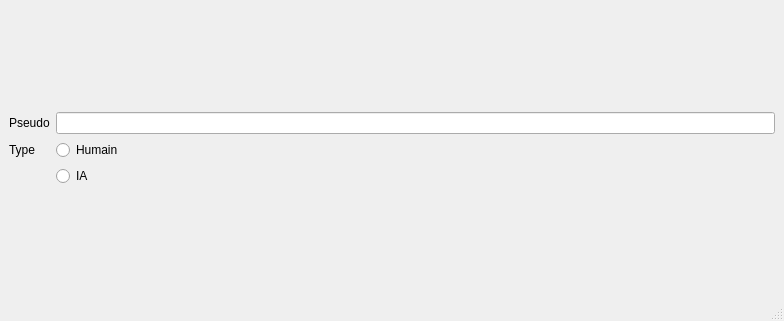
<?xml version="1.0" encoding="UTF-8"?>
<ui version="4.0">
 <class>NouveauJoueur</class>
 <widget class="QMainWindow" name="NouveauJoueur">
  <property name="geometry">
   <rect>
    <x>0</x>
    <y>0</y>
    <width>784</width>
    <height>321</height>
   </rect>
  </property>
  <property name="windowTitle">
   <string>MainWindow</string>
  </property>
  <widget class="QWidget" name="centralwidget">
   <layout class="QGridLayout" name="gridLayout_2">
    <item row="0" column="0">
     <layout class="QGridLayout" name="gridLayout">
      <item row="3" column="1">
       <widget class="QRadioButton" name="radioButton_2">
        <property name="text">
         <string>IA</string>
        </property>
       </widget>
      </item>
      <item row="1" column="0">
       <widget class="QLabel" name="label">
        <property name="text">
         <string>Pseudo</string>
        </property>
       </widget>
      </item>
      <item row="1" column="1">
       <widget class="QLineEdit" name="lineEdit"/>
      </item>
      <item row="2" column="1">
       <widget class="QRadioButton" name="radioButton">
        <property name="text">
         <string>Humain</string>
        </property>
       </widget>
      </item>
      <item row="2" column="0">
       <widget class="QLabel" name="label_2">
        <property name="text">
         <string>Type</string>
        </property>
       </widget>
      </item>
     </layout>
    </item>
   </layout>
  </widget>
  <widget class="QMenuBar" name="menubar">
   <property name="geometry">
    <rect>
     <x>0</x>
     <y>0</y>
     <width>784</width>
     <height>25</height>
    </rect>
   </property>
  </widget>
  <widget class="QStatusBar" name="statusbar"/>
 </widget>
 <resources/>
 <connections/>
</ui>
